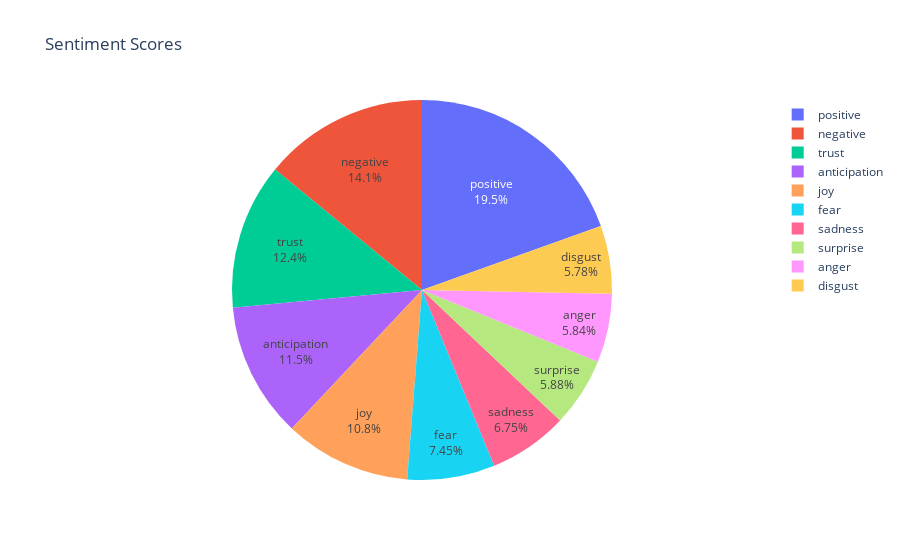

The code cell stored with this chart in its notebook:
### Code cell
fig = px.pie(sentiment_scores, values='Count', names='Sentiment',
             title='Sentiment Scores',
             hover_data=['Sentiment'])
fig.update_traces(textposition='inside', textinfo='percent+label')
fig.show()

### Figure 1 — Plotly figure (JSON) as saved in the notebook; plotly's stock layout.template omitted (floating-point values rounded to 4 significant figures)
{"data": [{"customdata": [["anger"], ["disgust"], ["fear"], ["negative"], ["sadness"], ["trust"], ["positive"], ["anticipation"], ["joy"], ["surprise"]], "domain": {"x": [0.0, 1.0], "y": [0.0, 1.0]}, "hovertemplate": "Sentiment=%{customdata[0]}<br>Count=%{value}<extra></extra>", "labels": ["anger", "disgust", "fear", "negative", "sadness", "trust", "positive", "anticipation", "joy", "surprise"], "legendgroup": "", "name": "", "showlegend": true, "textinfo": "percent+label", "textposition": "inside", "type": "pie", "values": [878, 869, 1119, 2113, 1014, 1867, 2934, 1726, 1618, 884]}], "layout": {"legend": {"tracegroupgap": 0}, "title": {"text": "Sentiment Scores"}}}
